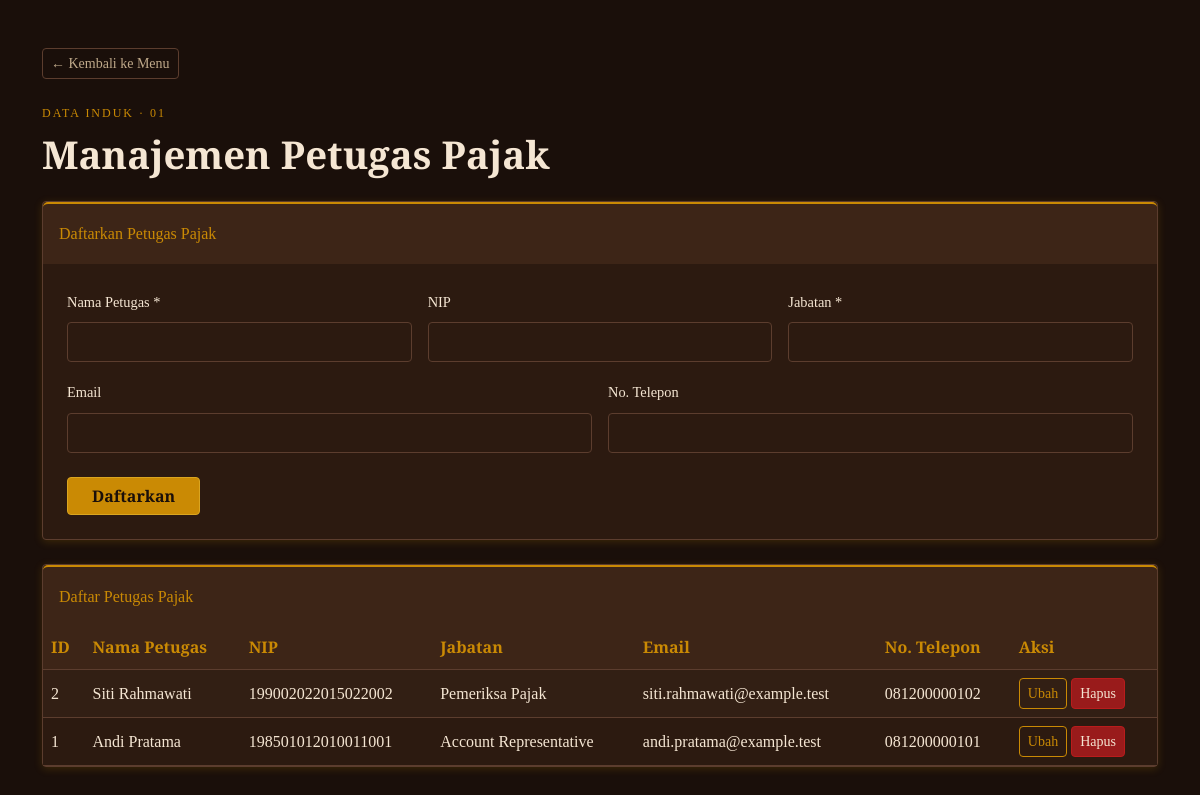
The app's page /petugas_pajak.php with its own data.
### tables this page shows
CREATE TABLE `petugas_pajak` (
  `id_petugas` int NOT NULL,
  `nama_petugas` varchar(100) NOT NULL,
  `nip` varchar(30) DEFAULT NULL,
  `jabatan` varchar(60) NOT NULL,
  `email` varchar(100) DEFAULT NULL,
  `no_telepon` varchar(20) DEFAULT NULL
);

### petugas_pajak.php (the view, shortened to what this page needs)
<?php
include 'config.php';
$editData = null;
?>
<!DOCTYPE html>
<html lang="id">
<head>
    <link href="https://cdn.jsdelivr.net/npm/bootstrap@5.3.0/dist/css/bootstrap.min.css" rel="stylesheet">
</head>
<body>
<main class="container py-4 py-lg-5">
    <a href="index.php" class="btn btn-outline-secondary btn-sm mb-4">&larr; Kembali ke Menu</a>
    <p class="eyebrow mb-2">Data Induk · 01</p>
    <h1 class="mb-4">Manajemen Petugas Pajak</h1>
    <section class="card mb-4">
        <div class="card-header py-3"><?= $editData ? 'Ubah Petugas Pajak' : 'Daftarkan Petugas Pajak' ?></div>
        <div class="card-body">
            <form method="POST">
                <div class="row g-3">
                    <div class="col-md-4">
                        <label class="form-label">Nama Petugas *</label>
                        <input type="text" name="nama_petugas" class="form-control" required value="<?= htmlspecialchars($editData['nama_petugas'] ?? '', ENT_QUOTES, 'UTF-8') ?>">
                    </div>
                    <div class="col-md-4">
                        <label class="form-label">NIP</label>
                        <input type="text" name="nip" class="form-control" value="<?= htmlspecialchars($editData['nip'] ?? '', ENT_QUOTES, 'UTF-8') ?>">
                    </div>
                    <div class="col-md-4">
                        <label class="form-label">Jabatan *</label>
                        <input type="text" name="jabatan" class="form-control" required value="<?= htmlspecialchars($editData['jabatan'] ?? '', ENT_QUOTES, 'UTF-8') ?>">
                    </div>
                    <div class="col-md-6">
                        <label class="form-label">Email</label>
                        <input type="email" name="email" class="form-control" value="<?= htmlspecialchars($editData['email'] ?? '', ENT_QUOTES, 'UTF-8') ?>">
                    </div>
                    <div class="col-md-6">
                        <label class="form-label">No. Telepon</label>
                        <input type="text" name="no_telepon" class="form-control" value="<?= htmlspecialchars($editData['no_telepon'] ?? '', ENT_QUOTES, 'UTF-8') ?>">
                    </div>
                </div>
                <div class="mt-4">
                    <button type="submit" name="<?= $editData ? 'update' : 'simpan' ?>" class="btn btn-primary px-4">
                        <?= $editData ? 'Simpan Perubahan' : 'Daftarkan' ?>
                    </button>
                </div>
            </form>
        </div>
    </section>
    <section class="card">
        <div class="card-header py-3">Daftar Petugas Pajak</div>
        <div class="card-body p-0">
            <div class="table-responsive">
                <table class="table table-striped table-hover">
                    <thead>
                        <tr>
                            <th>ID</th>
                            <th>Nama Petugas</th>
                            <th>NIP</th>
                            <th>Jabatan</th>
                            <th>Email</th>
                            <th>No. Telepon</th>
                            <th>Aksi</th>
                        </tr>
                    </thead>
                    <tbody>
                    <?php
                    $query = mysqli_query($conn, "SELECT * FROM petugas_pajak ORDER BY id_petugas DESC");
                    while ($row = mysqli_fetch_assoc($query)):
                    ?>
                        <tr>
                            <td><?= (int)$row['id_petugas'] ?></td>
                            <td><?= htmlspecialchars($row['nama_petugas'], ENT_QUOTES, 'UTF-8') ?></td>
                            <td><?= htmlspecialchars($row['nip'] ?? '-', ENT_QUOTES, 'UTF-8') ?></td>
                            <td><?= htmlspecialchars($row['jabatan'], ENT_QUOTES, 'UTF-8') ?></td>
                            <td><?= htmlspecialchars($row['email'] ?? '-', ENT_QUOTES, 'UTF-8') ?></td>
                            <td><?= htmlspecialchars($row['no_telepon'] ?? '-', ENT_QUOTES, 'UTF-8') ?></td>
                            <td class="text-nowrap">
                                <a href="?edit=<?= (int)$row['id_petugas'] ?>" class="btn btn-outline-warning btn-sm">Ubah</a>
                                <a href="?hapus=<?= (int)$row['id_petugas'] ?>" class="btn btn-danger btn-sm" onclick="return confirm('Hapus data petugas ini?')">Hapus</a>
                            </td>
                        </tr>
                    <?php endwhile; ?>
                    </tbody>
                </table>
            </div>
        </div>
    </section>
</main>
</body>
</html>

### petugas_pajak.php (style rules this page uses)
:root { --bg:#1A0F0A;--surface:#2C1A10;--raised:#3D2517;--gold:#CA8A04;--border:#5C3D2E;--text:#F5E6D3;--muted:#BFA98A }
body { background:var(--bg);color:var(--text);font-family:'Spectral',serif;line-height:1.7 }
h1,h2,.form-label,.card-header,.table th,.eyebrow { font-family:'Cinzel',serif }
h1 { font-size:clamp(1.7rem,4vw,2.4rem);font-weight:700 }
.eyebrow { color:var(--gold);letter-spacing:2px;text-transform:uppercase;font-size:.75rem }
.card { background:var(--surface);border:1px solid var(--border);border-radius:4px;box-shadow:0 2px 8px #CA8A0433 }
.card-header { background:var(--raised);color:var(--gold);border:0;border-top:2px solid var(--gold) }
.card-body { padding:24px }
.form-label { color:var(--text);font-size:.9rem }
.form-control { min-height:40px;background:var(--surface);color:var(--text);border:1px solid var(--border);border-radius:4px }
.table { --bs-table-color:var(--text);--bs-table-bg:var(--surface);--bs-table-border-color:var(--border);--bs-table-striped-bg:#321f14;--bs-table-striped-color:var(--text);--bs-table-hover-bg:var(--raised);--bs-table-hover-color:var(--text);margin:0 }
.table th { color:var(--gold);background:var(--raised);white-space:nowrap }
.table td,.table th { vertical-align:middle }
.btn { font-family:'Cinzel',serif;border-radius:4px }
.btn-primary { background:var(--gold);border-color:#DAA520;color:var(--bg);font-weight:700 }
.btn-outline-secondary { color:var(--muted);border-color:var(--border) }
.btn-outline-warning { color:var(--gold);border-color:var(--gold) }
.btn-danger { background:#991B1B;border-color:#B91C1C;color:var(--text) }

### records on screen
petugas_pajak: id_petugas "2", nama_petugas "Siti Rahmawati", nip "199002022015022002", jabatan "Pemeriksa Pajak", email "siti.rahmawati@example.test", no_telepon "081200000102"
petugas_pajak: id_petugas "1", nama_petugas "Andi Pratama", nip "198501012010011001", jabatan "Account Representative", email "andi.pratama@example.test", no_telepon "081200000101"
